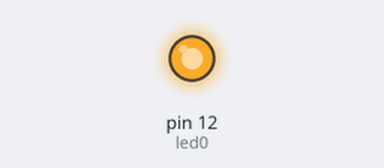
A sketch run on a simulated Arduino Uno, built with avr-gcc and run on an emulated ATmega328P. Shown: output pins drawn as LEDs (lit = HIGH).

Above: at 0.01 s.
At 6.0 s:
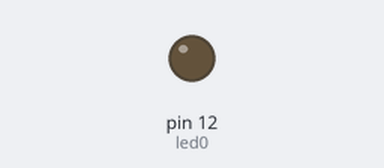
Timing chart, 0 to 7.5 s (numbered marks = the images above):
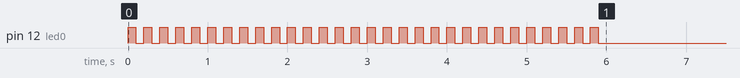

The sketch:

leds_ex7.ino
```cpp
/**********************************************************************************
**                                                                               **
**                              Array de 8 LEDs                                  **
**                   Sergi Viñals                                                **
**********************************************************************************/

//********** Includes *************************************************************

//********** Variables ************************************************************
const byte led0 = 12;

//********** Setup ****************************************************************
void setup()
{
  pinMode(led0, OUTPUT);     // definir el pin 12 com una sortida
  for(int i=0; i<30;i++)
  {
    digitalWrite(led0, HIGH);    // posar a 5V el pin 12
    delay(100);                  // es queden leds 500ms encesos
    digitalWrite(led0, LOW);     // posar a 0V el pin 12
    delay(100);                  // es queden leds 500ms apagats
  }
}

//********** Loop *****************************************************************
void loop()
{

}

//********** Funcions *************************************************************
```
